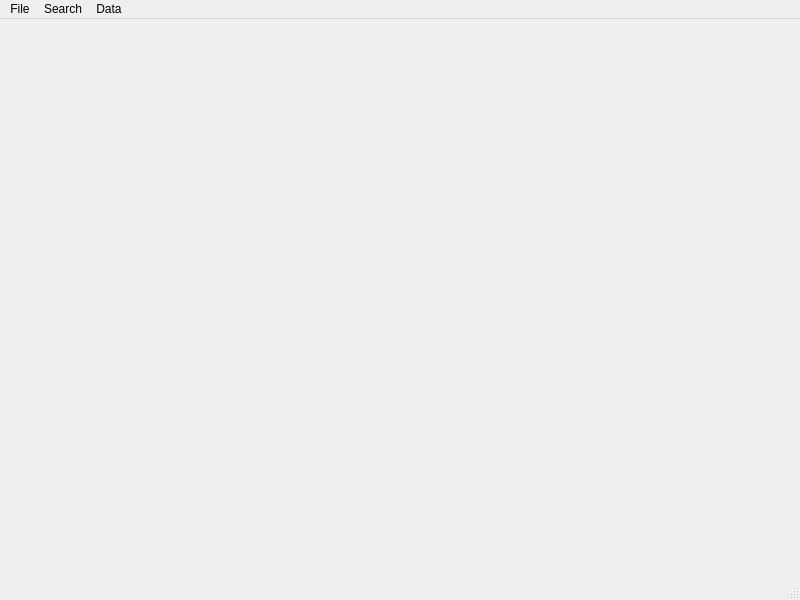
<?xml version="1.0" encoding="UTF-8"?>
<ui version="4.0">
 <class>MainWindow</class>
 <widget class="QMainWindow" name="MainWindow">
  <property name="geometry">
   <rect>
    <x>0</x>
    <y>0</y>
    <width>800</width>
    <height>600</height>
   </rect>
  </property>
  <property name="windowTitle">
   <string>MainWindow</string>
  </property>
  <widget class="QWidget" name="centralwidget"/>
  <widget class="QMenuBar" name="menubar">
   <property name="geometry">
    <rect>
     <x>0</x>
     <y>0</y>
     <width>800</width>
     <height>23</height>
    </rect>
   </property>
   <widget class="QMenu" name="menuFile">
    <property name="title">
     <string>File</string>
    </property>
    <addaction name="actionOpen_folder"/>
    <addaction name="actionOpen_file"/>
    <addaction name="actionExit"/>
    <addaction name="actionExit_2"/>
   </widget>
   <widget class="QMenu" name="menuSearch">
    <property name="title">
     <string>Search</string>
    </property>
    <addaction name="actionSearch_single_id"/>
    <addaction name="actionSearch_IDs"/>
   </widget>
   <widget class="QMenu" name="menuData">
    <property name="title">
     <string>Data</string>
    </property>
   </widget>
   <addaction name="menuFile"/>
   <addaction name="menuSearch"/>
   <addaction name="menuData"/>
  </widget>
  <widget class="QStatusBar" name="statusbar"/>
  <action name="actionOpen_folder">
   <property name="text">
    <string>Open folder</string>
   </property>
  </action>
  <action name="actionOpen_file">
   <property name="text">
    <string>Open file</string>
   </property>
  </action>
  <action name="actionExit">
   <property name="text">
    <string>Open reference folder</string>
   </property>
  </action>
  <action name="actionExit_2">
   <property name="text">
    <string>Exit</string>
   </property>
  </action>
  <action name="actionSearch_single_id">
   <property name="text">
    <string>Search single id</string>
   </property>
  </action>
  <action name="actionSearch_IDs">
   <property name="text">
    <string>Search IDs</string>
   </property>
  </action>
 </widget>
 <resources/>
 <connections/>
</ui>
